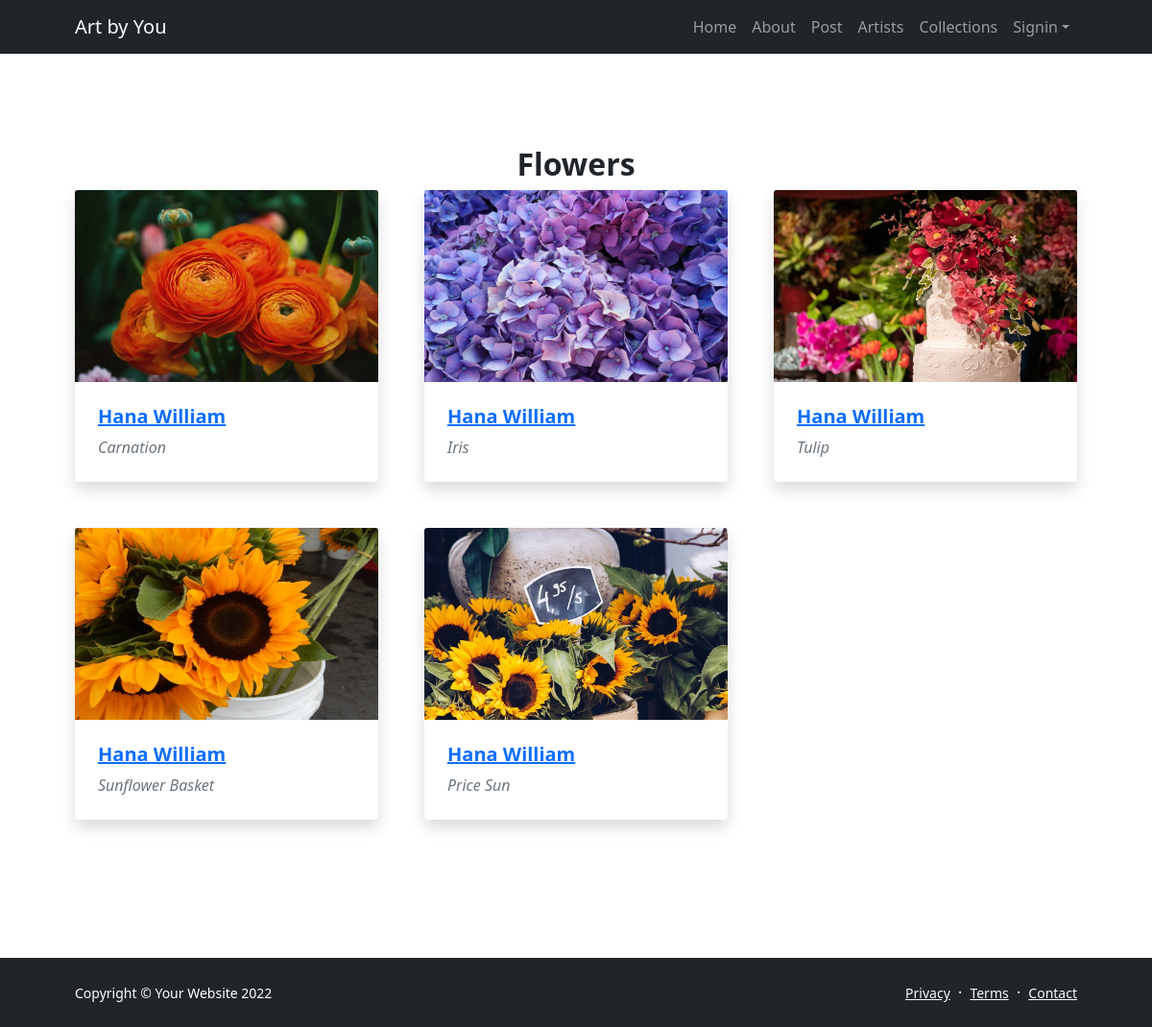
The page /themes.php?title=Flowers on the database its author committed.
### tables this page shows
CREATE TABLE `themes` (
  `ThemeID` int(11) NOT NULL,
  `Theme` varchar(100) NOT NULL,
  `ThemeImage` varchar(100) NOT NULL
);

CREATE TABLE `artwork` (
  `ArtID` int(11) NOT NULL,
  `Title` varchar(100) NOT NULL,
  `ArtImage` varchar(100) NOT NULL,
  `ThemeID` int(11) NOT NULL,
  `ArtistID` int(11) NOT NULL
);

CREATE TABLE `artists` (
  `ArtistID` int(11) NOT NULL,
  `Name` varchar(100) NOT NULL,
  `ArtistImage` varchar(50) NOT NULL,
  `Type` varchar(100) NOT NULL,
  `Description` text NOT NULL
);

### themes.php (the view, shortened to what this page needs)
<!DOCTYPE html>
<html lang="en">
    <head>
        <link href="https://cdn.jsdelivr.net/npm/bootstrap-icons@1.5.0/font/bootstrap-icons.css" rel="stylesheet" />
        <link href="css/styles.css" rel="stylesheet" />
    </head>
    <body class="d-flex flex-column h-100">
        <main class="flex-shrink-0">
            <nav class="navbar navbar-expand-lg navbar-dark bg-dark">
                <div class="container px-5">
                    <a class="navbar-brand" href="index.php">Art by You</a>
                    <div class="collapse navbar-collapse" id="navbarSupportedContent">
                        <ul class="navbar-nav ms-auto mb-2 mb-lg-0">
                            <li class="nav-item"><a class="nav-link" href="index.php">Home</a></li>
                            <li class="nav-item"><a class="nav-link" href="about.php">About</a></li>
                            <li class="nav-item"><a class="nav-link" href="post.php">Post</a></li>
                            <li class="nav-item"><a class="nav-link" href="artists.php">Artists</a></li>
                            <li class="nav-item"><a class="nav-link" href="collections_T.php">Collections</a></li>
                            <li class="nav-item dropdown">
                                <a class="nav-link dropdown-toggle" id="navbarDropdownPortfolio" href="#" role="button" data-bs-toggle="dropdown" aria-expanded="false">Signin</a>
                            </li>
                        </ul>
                    </div>
                </div>
            </nav>
            <section class="py-5">
                <div class="container px-5 my-5">
                    <div class="row gx-5 justify-content-center">
                        <div class="col-lg-8 col-xl-6">
                            <div class="text-center">
                            <?php
                                $theme = urldecode($_GET['title']);
                                require_once 'serverlogin.php';
                                $conn = new mysqli($db_hostname, $db_username, $db_password, $db_database,8889);
                                $myquery = "SELECT * FROM Themes";
                                if ($result = $conn->query($myquery)) {
                                    while ($row = $result->fetch_assoc()) {
                                        $themeId = $row["ThemeID"];
                                        $themes = $row["Theme"];
                                        if($theme == $themes){
                                            $output=<<<HTML
                                            <h2 class="fw-bolder">$themes</h2>
                                            HTML;
                                            echo $output;
                                            $theme_Id = $themeId;
                                        }
                                    }
                                }
                                ?>
                            </div>
                        </div>
                    </div>
                    <div class="row gx-5">
                    <?php
                            require_once 'serverlogin.php';
                            $conn = new mysqli($db_hostname, $db_username, $db_password, $db_database,8889);
                            $myqueryArtist = "SELECT * FROM Artists";
                            $myqueryArtWork = "SELECT  * FROM Artwork";
                            if ($result = $conn->query($myqueryArtist)) {
                                while ($row = $result->fetch_assoc()) {
                                    $artistID = $row["ArtistID"];
                                    $artistName = $row["Name"];
                                    if ($result1 = $conn->query($myqueryArtWork)) {
                                        while ($row = $result1->fetch_assoc()) {
                                            $artTitle = $row["Title"];
                                            $artImg = $row["ArtImage"];
                                            $artThemeID = $row["ThemeID"];
                                            $artArtistID = $row["ArtistID"];
                                            if($theme_Id == $artThemeID && $artistID == $artArtistID){
                                                $output=<<<HTML
                                                    <div class="col-lg-4 mb-5">
                                                    <div class="card h-100 shadow border-0">
                                                    <img class="card-img-top" src="$artImg" alt="..." width="100" height="200"/>
                                                        <div class="card-body p-4">
                                                            <h5 class="fw-bolder"><a href = "aboutArtists.php?title=$artistName">$artistName</a></h5>
                                                            <div class="fst-italic text-muted">$artTitle</div>
                                                        </div>
                                                    </div>
                                                    </div>
                                                HTML;
                                                echo $output;
                                            }
                                    }
                                }
                            }
                        }
                    ?>
                </div>
            </section>
        </main>
        <footer class="bg-dark py-4 mt-auto">
            <div class="container px-5">
                <div class="row align-items-center justify-content-between flex-column flex-sm-row">
                    <div class="col-auto"><div class="small m-0 text-white">Copyright &copy; Your Website 2022</div></div>
                    <div class="col-auto">
                        <a class="link-light small" href="#!">Privacy</a>
                        <span class="text-white mx-1">&middot;</span>
                        <a class="link-light small" href="#!">Terms</a>
                        <span class="text-white mx-1">&middot;</span>
                        <a class="link-light small" href="#!">Contact</a>
                    </div>
                </div>
            </div>
        </footer>
    </body>
</html>

### rows shown on the page
themes: Theme "Flowers"
artwork: shows a picture, ArtistID.Name "Hana William", Title "Carnation"
artwork: shows a picture, ArtistID.Name "Hana William", Title "Iris"
artwork: shows a picture, ArtistID.Name "Hana William", Title "Tulip"
artwork: shows a picture, ArtistID.Name "Hana William", Title "Sunflower Basket"
artwork: shows a picture, ArtistID.Name "Hana William", Title "Price Sun"
